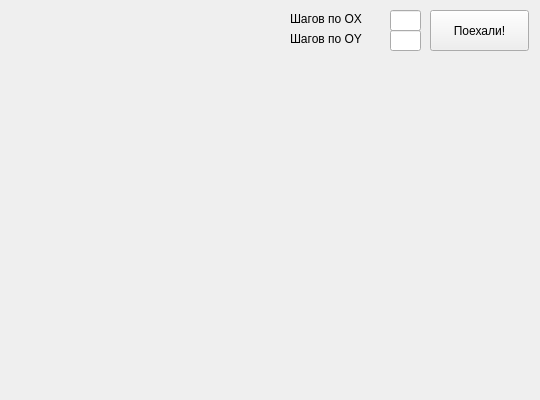
<?xml version="1.0" encoding="UTF-8"?>
<ui version="4.0">
 <class>MainWindow</class>
 <widget class="QMainWindow" name="MainWindow">
  <property name="geometry">
   <rect>
    <x>0</x>
    <y>0</y>
    <width>540</width>
    <height>400</height>
   </rect>
  </property>
  <property name="windowTitle">
   <string>MainWindow</string>
  </property>
  <widget class="QWidget" name="centralWidget">
   <widget class="QPushButton" name="buttonGo">
    <property name="geometry">
     <rect>
      <x>430</x>
      <y>10</y>
      <width>99</width>
      <height>41</height>
     </rect>
    </property>
    <property name="text">
     <string>Поехали!</string>
    </property>
   </widget>
   <widget class="QLineEdit" name="dX">
    <property name="geometry">
     <rect>
      <x>390</x>
      <y>10</y>
      <width>31</width>
      <height>21</height>
     </rect>
    </property>
   </widget>
   <widget class="QLineEdit" name="dY">
    <property name="geometry">
     <rect>
      <x>390</x>
      <y>30</y>
      <width>31</width>
      <height>21</height>
     </rect>
    </property>
    <property name="text">
     <string/>
    </property>
   </widget>
   <widget class="QLabel" name="ldX">
    <property name="geometry">
     <rect>
      <x>290</x>
      <y>10</y>
      <width>91</width>
      <height>17</height>
     </rect>
    </property>
    <property name="text">
     <string>Шагов по OX</string>
    </property>
   </widget>
   <widget class="QLabel" name="ldY">
    <property name="geometry">
     <rect>
      <x>290</x>
      <y>30</y>
      <width>91</width>
      <height>17</height>
     </rect>
    </property>
    <property name="text">
     <string>Шагов по OY</string>
    </property>
   </widget>
   <widget class="QLabel" name="lErr">
    <property name="geometry">
     <rect>
      <x>10</x>
      <y>50</y>
      <width>371</width>
      <height>21</height>
     </rect>
    </property>
    <property name="text">
     <string/>
    </property>
   </widget>
   <widget class="QLabel" name="maxT">
    <property name="geometry">
     <rect>
      <x>360</x>
      <y>50</y>
      <width>67</width>
      <height>21</height>
     </rect>
    </property>
    <property name="text">
     <string/>
    </property>
   </widget>
   <widget class="QLabel" name="minT">
    <property name="geometry">
     <rect>
      <x>460</x>
      <y>50</y>
      <width>67</width>
      <height>21</height>
     </rect>
    </property>
    <property name="text">
     <string/>
    </property>
   </widget>
   <zorder>dY</zorder>
   <zorder>lErr</zorder>
   <zorder>buttonGo</zorder>
   <zorder>dX</zorder>
   <zorder>ldX</zorder>
   <zorder>ldY</zorder>
   <zorder>maxT</zorder>
   <zorder>minT</zorder>
  </widget>
 </widget>
 <layoutdefault spacing="6" margin="11"/>
 <resources/>
 <connections/>
</ui>
